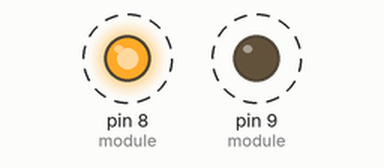
The sketch below on a simulated Arduino Uno, built with avr-gcc and run on an emulated ATmega328P. On the bench: output pins drawn as LEDs (lit = HIGH). Dashed ring = blinking.

Above: at 0.5 s.
Timing chart, 0 to 4.6 s (numbered marks = the images above):
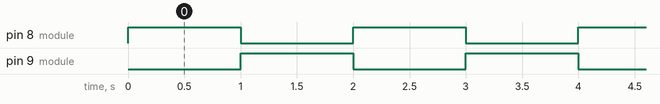

The sketch:

Two_Color.ino
```cpp
void setup() {
  pinMode(8, OUTPUT); // module's red pin
  pinMode(9, OUTPUT); // module's green pin

  digitalWrite(8, LOW); // switch off red
  digitalWrite(9, LOW);
}


void loop() {
  digitalWrite(8, HIGH);  // switch on red
  delay(1000);            // wait 1 second
  digitalWrite(8, LOW);   // switch off red

  digitalWrite(9, HIGH);  // switch on green
  delay(1000);            // wait 1 second
  digitalWrite(9, LOW);   // switch off green
}
```

Measured:
- by itself, pin 8 (module), pin 9 (module): alternates HIGH for 1.0 s and LOW for 1.0 s
- by itself, everything shown: repeats every 2.0 s, in 3 steps
